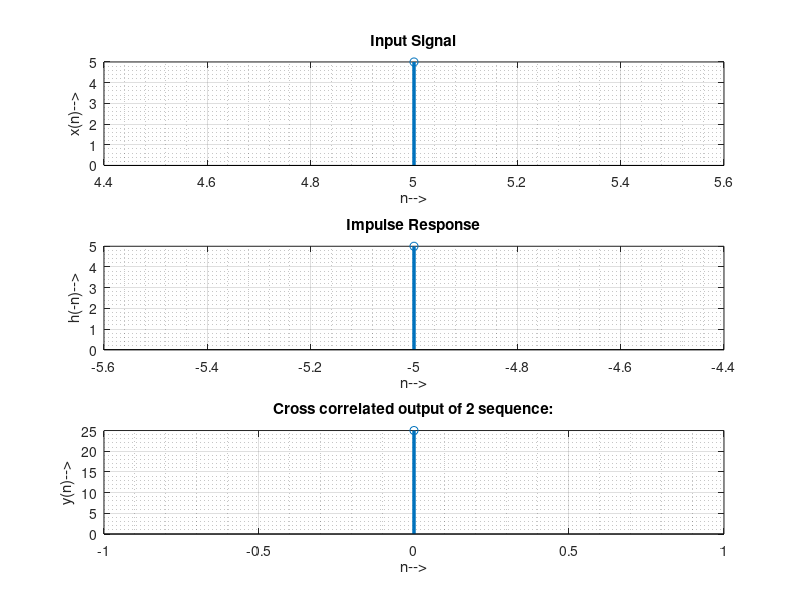

This figure's MATLAB source:
clc;
clear all;
close all;

x=input("Enter x(n): ");
l1=input("Enter lower limit: ");
u1=l1+length(x)-1;

h=input("Enter h(n): ");
l2=input("Enter lower limit: ");
u2=l2+length(h)-1;

for i = 1:length(h)
    z(i) = h(length(h)+1-i);
end;

h1=-u2:1:-l2;
c=(l1-u2):1:(u1-l2);
m=length(x);
n=length(z);
X=[x,zeros(1,n)];
subplot(3,1,1);
disp('x(n):');
disp(x);
stem((l1:1:u1),x,'linewidth',2.5);
title('Input Signal');
xlabel('n-->');
ylabel('x(n)-->');
grid on;
grid minor;
Z=[z,zeros(1,m)];
subplot(3,1,2);
disp('h(-n):');
disp(z);
stem(h1,z,'linewidth',2.5);
title('Impulse Response');
xlabel('n-->');
ylabel('h(-n)-->');
grid on;
grid minor;
for i=1:m+n-1
    Y(i)=0;
    for j=1:m
    if((i-j+1)>0)
        Y(i)=Y(i)+(X(j)*Z(i-j+1));
    else
    end
    end
end
subplot(3,1,3);
disp('Cross correlated sequence of x(n) & h(n)is:');
disp(Y);
stem(c,Y,'linewidth',2.5);
title('Cross correlated output of 2 sequence:');
xlabel('n-->');
ylabel('y(n)-->');
grid on;
grid minor;
